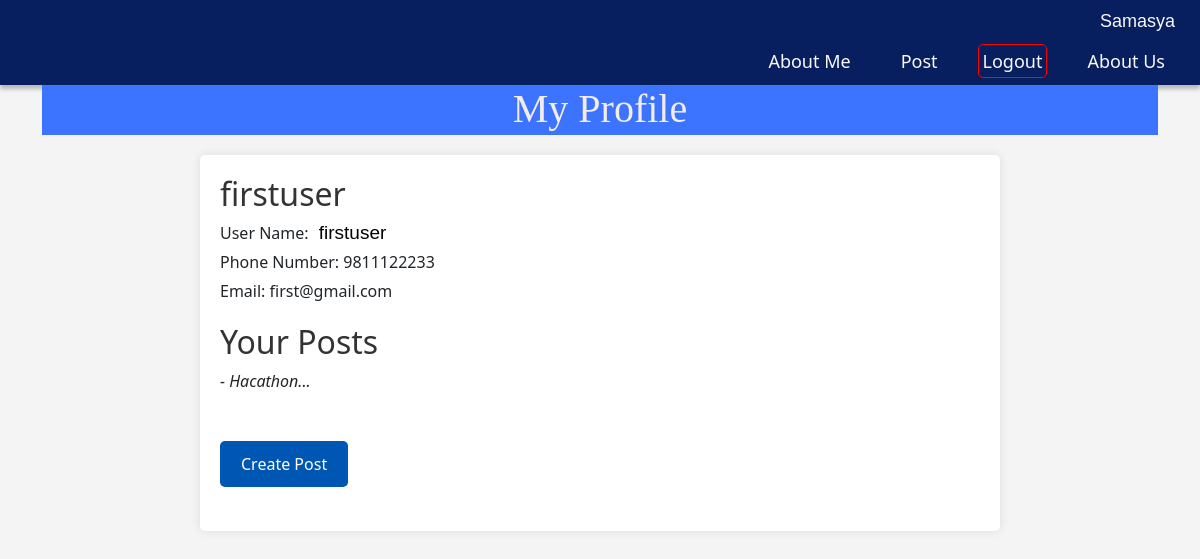
Page /profile/ (signed in) on the earlier database version.
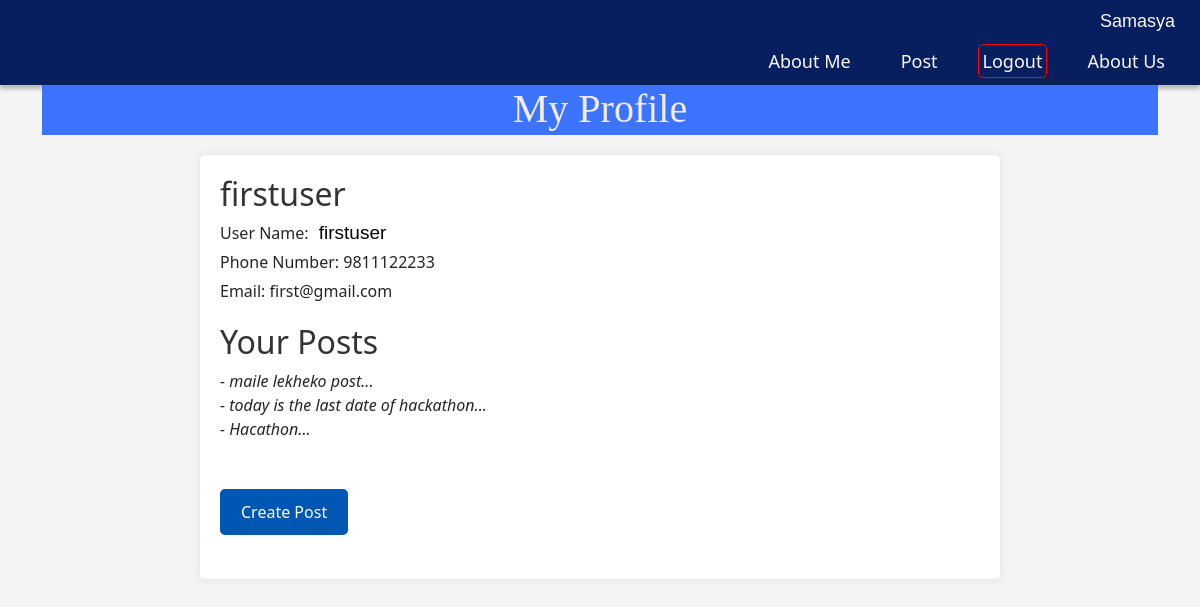
Same page on the later database version.
### samasya/models.py (models this page shows, shortened)
class Customer(models.Model):
    user = models.OneToOneField(User, null=False, blank=False, on_delete=models.CASCADE)
    phone = models.CharField(max_length = 10, unique=True, null=False, blank = False)
    email = models.EmailField(max_length = 35, unique = True, null=True, blank=True)
    ward = models.IntegerField(default=0, null=True)
    city = models.CharField(max_length = 45, null=True)
    district = models.CharField(max_length = 35, null=True)
    province = models.CharField(max_length =15, null=True)

class Post(models.Model):
    LEVEL_CHOICES = [
        ('national', 'National'),
        ('municipality', 'Municipality'),
        ('ward', 'Ward'),
    ]
    CATEGORY_CHOICES = [
        ('education', 'Education'),
        ('health', 'Health'),
        ('environment', 'Environment'),
        ('others', 'Others'),
    ]
    user = models.ForeignKey(User, on_delete = models.CASCADE, related_name = 'posts')
    text = models.TextField()
    level = models.CharField(max_length = 250, choices= LEVEL_CHOICES)
    category = models.CharField(max_length = 300, choices = CATEGORY_CHOICES)
    upvotes = models.IntegerField(default=0)
    created_at = models.DateTimeField(auto_now_add = True)

### samasya/views.py (the view)
# urls.py: path('profile/', views.profile_view, name ='profile'),
def profile_view(request):
    if request.user.is_authenticated:
        user_posts = Post.objects.filter(user=request.user).order_by('-created_at')
        return render(request, 'profile.html', {'posts':user_posts})
    return render(request, 'profile.html')

### templates/profile.html (shortened to what this page needs)
{% extends "base.html" %}
    {% block content %}
    <header>
      <h1>My Profile</h1>
    </header>
    <main>
      <div class="user-info">
        {% if request.user.is_authenticated %}
        <h2>{{user.username}}</h2>
        <p>User Name: <span class="username">{{user.username}}</span></p>
        <p>Phone Number:<span class="phonenumber"> {{user.customer.phone}}</span> </p>
          <p>Email: <span class="email">{{user.email}}</span> </p>
        </div>
        <h2>Your Posts</h2>
        {% if posts %}
          {% for post in posts %}
            <div class="ypost" style="font-style: italic; padding-bottom: 0px; margin-bottom: 0px;">
              - {{post.text|truncatechars:75}}...
        </div>
        {% endfor %}
        <br><br>
        <div><a href="{% url 'post' %}" class="btn">Create Post</a></div><br>
        {% else %}
        <p class="post" style="font-weight: bold;">You don't have any post yet!!!
      </p>
        {% endif %}
        {% endif %}
      </main>
      {% endblock content %}

### templates/base.html (shortened to what this page needs)
{% load static %}
<!DOCTYPE html>
<html lang="en">
<head>
    <link href="https://cdn.jsdelivr.net/npm/bootstrap@5.3.2/dist/css/bootstrap.min.css" rel="stylesheet"
>
    <link rel="stylesheet" href="{% static 'css/style.css' %}">
</head>
<body>
    <div class="containernav1">
        <ul class="nav">
            <li class="navli" id="logo"><a href="{% url 'home' %}">Samasya</a></li>
            <nav class="nav">
            <ul class="nav" id="nav3">
                {% if request.user.is_authenticated %}
                <li class="navli" id="2"><a href="{% url 'profile' %}">About Me</a></li>
                {% else %}
                <li class="navli" id="2"><a href="{% url 'profile' %}">Profile</a></li>
                {% endif %}
                <li class="navli" id="3"><a href="{% url 'post' %}">Post</a></li>
                {% if request.user.is_authenticated %}
                <li class="navli" id="4"><a href="{% url 'logout' %}" style="border: 1px solid red; border-radius: 5px; padding: 4px;">Logout</a></li>
                {% else %}
                <li class="navli" id="4"><a href="{% url 'login' %}" style="border: 1px solid green; border-radius: 5px; padding: 4px;">Login</a></li>
                {% endif %}
                <li class="navli" id="5"><a href="{% url 'about' %}">About Us</a></li>
            </ul>
            </nav>
    </div>
    <div class="container">
        {% block content %}
        {% endblock content %}
    </div>
</body>
</html>

### static/css/style.css (style rules this page uses)
* { margin: 0px; padding: 0px; }
body { background-color: rgb(230, 230, 230); }
.containernav1 { width: 100%; display: flex; background: #071F5E; box-shadow: 0px 4px 4px 0px rgba(0, 0, 0, 0.25); }
.containernav1 nav { display: flex; justify-content: space-between; align-items: center; padding: 10px; }
.navli { list-style: none; }
.navli a { color: rgb(248, 248, 248); text-decoration: none; margin: 0 15px; padding: 10px; font-size: large; transition: color 0.3s ease-in-out; }
#logo { color: #FFF; font-family: fantasy, sans-serif; font-size: 25px; }
.nav { display: flex; justify-content: end; align-items: center; width: 100%; text-align: center; }
.username { color: #000001; font-family: Arial, Helvetica, sans-serif; font-size: 19px; margin-left:6px; margin-top: 0px; font-style: normal; font-weight: 400; line-height: normal; }

### templates/profile.html (style rules this page uses)
body { margin: 0; padding: 0; background-color: #f4f4f4; }
header { background-color: hsl(223, 100%, 62%); color: #f2ecec; text-align: center; padding: 0px; font-family: 'Times New Roman', Times, serif; height: 50px; margin-top: 0px; }
main { max-width: 800px; margin: 20px auto; padding: 20px; background-color: #fff; border-radius: 5px; box-shadow: 0 0 10px rgba(0, 0, 0, 0.1); }
h2 { color: #333; }
.user-info { margin-bottom: 20px; }
.user-info p { margin: 5px 0; }
.btn { display: inline-block; padding: 10px 20px; background-color: #0056b3; color: #fff; text-decoration: none; border-radius: 5px; }

Differences in the rows shown:
added Post: text "maile lekheko post"
added Post: text "today is the last date of hackathon"
